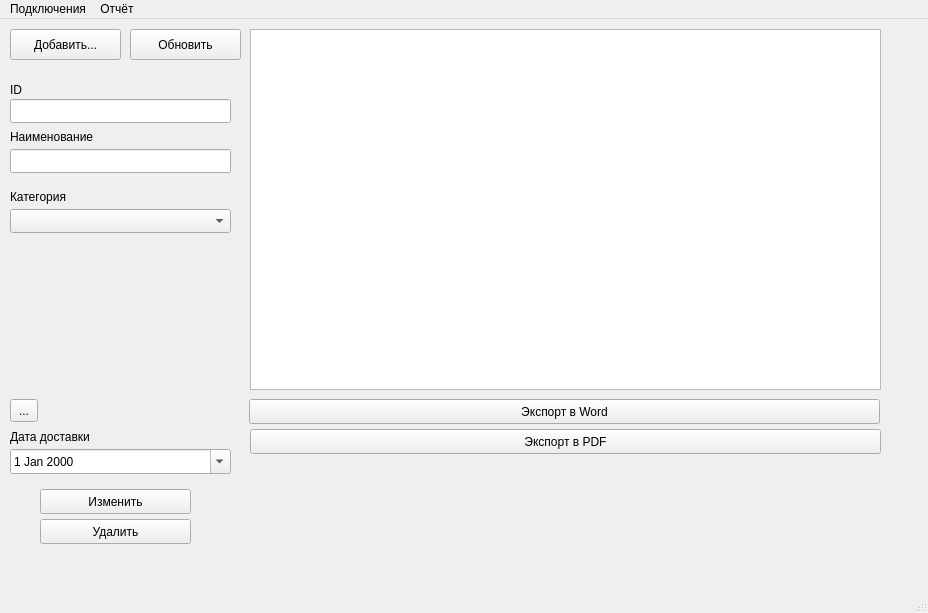
<?xml version="1.0" encoding="UTF-8"?>
<ui version="4.0">
 <class>MainWindow</class>
 <widget class="QMainWindow" name="MainWindow">
  <property name="geometry">
   <rect>
    <x>0</x>
    <y>0</y>
    <width>928</width>
    <height>613</height>
   </rect>
  </property>
  <property name="windowTitle">
   <string>MainWindow</string>
  </property>
  <widget class="QWidget" name="centralwidget">
   <widget class="QPushButton" name="pushButton">
    <property name="geometry">
     <rect>
      <x>130</x>
      <y>10</y>
      <width>111</width>
      <height>31</height>
     </rect>
    </property>
    <property name="text">
     <string>Обновить</string>
    </property>
   </widget>
   <widget class="QTableView" name="tableView">
    <property name="geometry">
     <rect>
      <x>250</x>
      <y>10</y>
      <width>631</width>
      <height>361</height>
     </rect>
    </property>
    <property name="contextMenuPolicy">
     <enum>Qt::CustomContextMenu</enum>
    </property>
    <property name="selectionMode">
     <enum>QAbstractItemView::SingleSelection</enum>
    </property>
    <property name="selectionBehavior">
     <enum>QAbstractItemView::SelectRows</enum>
    </property>
   </widget>
   <widget class="QPushButton" name="pushButton_2">
    <property name="geometry">
     <rect>
      <x>10</x>
      <y>10</y>
      <width>111</width>
      <height>31</height>
     </rect>
    </property>
    <property name="text">
     <string>Добавить...</string>
    </property>
   </widget>
   <widget class="QPushButton" name="pushButton_3">
    <property name="geometry">
     <rect>
      <x>40</x>
      <y>470</y>
      <width>151</width>
      <height>25</height>
     </rect>
    </property>
    <property name="text">
     <string>Изменить</string>
    </property>
   </widget>
   <widget class="QPushButton" name="pushButton_4">
    <property name="geometry">
     <rect>
      <x>40</x>
      <y>500</y>
      <width>151</width>
      <height>25</height>
     </rect>
    </property>
    <property name="text">
     <string>Удалить</string>
    </property>
   </widget>
   <widget class="QLineEdit" name="lineEdit">
    <property name="geometry">
     <rect>
      <x>10</x>
      <y>80</y>
      <width>221</width>
      <height>24</height>
     </rect>
    </property>
    <property name="readOnly">
     <bool>true</bool>
    </property>
   </widget>
   <widget class="QLineEdit" name="lineEdit_2">
    <property name="geometry">
     <rect>
      <x>10</x>
      <y>130</y>
      <width>221</width>
      <height>24</height>
     </rect>
    </property>
   </widget>
   <widget class="QLabel" name="label">
    <property name="geometry">
     <rect>
      <x>10</x>
      <y>60</y>
      <width>141</width>
      <height>21</height>
     </rect>
    </property>
    <property name="text">
     <string>ID</string>
    </property>
   </widget>
   <widget class="QLabel" name="label_2">
    <property name="geometry">
     <rect>
      <x>10</x>
      <y>110</y>
      <width>111</width>
      <height>16</height>
     </rect>
    </property>
    <property name="text">
     <string>Наименование</string>
    </property>
   </widget>
   <widget class="QLabel" name="label_3">
    <property name="geometry">
     <rect>
      <x>10</x>
      <y>170</y>
      <width>121</width>
      <height>16</height>
     </rect>
    </property>
    <property name="text">
     <string>Категория</string>
    </property>
   </widget>
   <widget class="QPushButton" name="pushButton_5">
    <property name="geometry">
     <rect>
      <x>249</x>
      <y>380</y>
      <width>631</width>
      <height>25</height>
     </rect>
    </property>
    <property name="text">
     <string>Экспорт в Word</string>
    </property>
   </widget>
   <widget class="QPushButton" name="pushButton_6">
    <property name="geometry">
     <rect>
      <x>250</x>
      <y>410</y>
      <width>631</width>
      <height>25</height>
     </rect>
    </property>
    <property name="text">
     <string>Экспорт в PDF</string>
    </property>
   </widget>
   <widget class="QToolButton" name="toolButton">
    <property name="geometry">
     <rect>
      <x>10</x>
      <y>380</y>
      <width>28</width>
      <height>23</height>
     </rect>
    </property>
    <property name="text">
     <string>...</string>
    </property>
   </widget>
   <widget class="QLabel" name="label_4">
    <property name="geometry">
     <rect>
      <x>10</x>
      <y>220</y>
      <width>221</width>
      <height>131</height>
     </rect>
    </property>
    <property name="text">
     <string/>
    </property>
   </widget>
   <widget class="QComboBox" name="comboBox">
    <property name="geometry">
     <rect>
      <x>10</x>
      <y>190</y>
      <width>221</width>
      <height>24</height>
     </rect>
    </property>
   </widget>
   <widget class="QLabel" name="label_5">
    <property name="geometry">
     <rect>
      <x>10</x>
      <y>410</y>
      <width>171</width>
      <height>16</height>
     </rect>
    </property>
    <property name="text">
     <string>Дата доставки</string>
    </property>
   </widget>
   <widget class="QDateEdit" name="dateEdit">
    <property name="geometry">
     <rect>
      <x>10</x>
      <y>430</y>
      <width>221</width>
      <height>25</height>
     </rect>
    </property>
    <property name="calendarPopup">
     <bool>true</bool>
    </property>
   </widget>
  </widget>
  <widget class="QStatusBar" name="statusbar"/>
  <widget class="QMenuBar" name="menubar">
   <property name="geometry">
    <rect>
     <x>0</x>
     <y>0</y>
     <width>928</width>
     <height>25</height>
    </rect>
   </property>
   <widget class="QMenu" name="menu">
    <property name="title">
     <string>Подключения</string>
    </property>
    <addaction name="action"/>
   </widget>
   <widget class="QMenu" name="menu_2">
    <property name="title">
     <string>Отчёт</string>
    </property>
    <addaction name="action_2"/>
   </widget>
   <addaction name="menu"/>
   <addaction name="menu_2"/>
  </widget>
  <action name="action">
   <property name="text">
    <string>Подключиться к БД</string>
   </property>
  </action>
  <action name="action_2">
   <property name="text">
    <string>Графический отчёт</string>
   </property>
  </action>
 </widget>
 <resources/>
 <connections/>
</ui>
